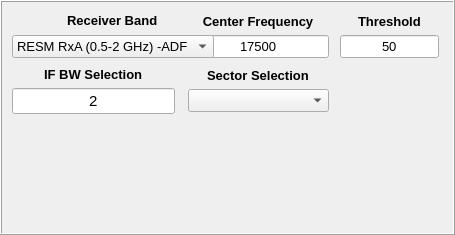
  <widget class="QFrame" name="frame_noise_calib">
   <property name="geometry">
    <rect>
     <x>10</x>
     <y>1056</y>
     <width>455</width>
     <height>235</height>
    </rect>
   </property>
   <property name="minimumSize">
    <size>
     <width>455</width>
     <height>235</height>
    </size>
   </property>
   <property name="maximumSize">
    <size>
     <width>16777215</width>
     <height>16777215</height>
    </size>
   </property>
   <property name="frameShape">
    <enum>QFrame::Box</enum>
   </property>
   <property name="frameShadow">
    <enum>QFrame::Raised</enum>
   </property>
   <widget class="QWidget" name="layoutWidget">
    <property name="geometry">
     <rect>
      <x>12</x>
      <y>66</y>
      <width>163</width>
      <height>48</height>
     </rect>
    </property>
    <layout class="QGridLayout" name="gridLayout_87">
     <item row="0" column="0" alignment="Qt::AlignHCenter|Qt::AlignBottom">
      <widget class="QLabel" name="label_78">
       <property name="font">
        <font>
         <family>Arial</family>
         <pointsize>10</pointsize>
         <weight>75</weight>
         <bold>true</bold>
        </font>
       </property>
       <property name="text">
        <string>IF BW Selection</string>
       </property>
      </widget>
     </item>
     <item row="1" column="0">
      <widget class="QLineEdit" name="lineEdit_noise_IFBWS">
       <property name="font">
        <font>
         <family>Arial</family>
         <pointsize>11</pointsize>
        </font>
       </property>
       <property name="text">
        <string>2</string>
       </property>
       <property name="alignment">
        <set>Qt::AlignCenter</set>
       </property>
      </widget>
     </item>
    </layout>
   </widget>
   <widget class="QWidget" name="layoutWidget">
    <property name="geometry">
     <rect>
      <x>188</x>
      <y>66</y>
      <width>141</width>
      <height>46</height>
     </rect>
    </property>
    <layout class="QGridLayout" name="gridLayout_73">
     <item row="1" column="0">
      <widget class="QComboBox" name="CB_noise_Sector">
       <property name="font">
        <font>
         <family>Arial</family>
         <pointsize>10</pointsize>
        </font>
       </property>
      </widget>
     </item>
     <item row="0" column="0" alignment="Qt::AlignHCenter|Qt::AlignBottom">
      <widget class="QLabel" name="label_64">
       <property name="font">
        <font>
         <family>Arial</family>
         <pointsize>10</pointsize>
         <weight>75</weight>
         <bold>true</bold>
        </font>
       </property>
       <property name="text">
        <string>Sector Selection</string>
       </property>
      </widget>
     </item>
    </layout>
   </widget>
   <widget class="QWidget" name="layoutWidget">
    <property name="geometry">
     <rect>
      <x>188</x>
      <y>11</y>
      <width>141</width>
      <height>47</height>
     </rect>
    </property>
    <layout class="QGridLayout" name="gridLayout_68">
     <item row="0" column="0" alignment="Qt::AlignHCenter|Qt::AlignBottom">
      <widget class="QLabel" name="label_60">
       <property name="font">
        <font>
         <family>Arial</family>
         <pointsize>10</pointsize>
         <weight>75</weight>
         <bold>true</bold>
        </font>
       </property>
       <property name="text">
        <string>Center Frequency</string>
       </property>
       <property name="alignment">
        <set>Qt::AlignCenter</set>
       </property>
      </widget>
     </item>
     <item row="1" column="0">
      <widget class="QLineEdit" name="lineEdit_noise_CF">
       <property name="font">
        <font>
         <family>Arial</family>
         <pointsize>10</pointsize>
        </font>
       </property>
       <property name="text">
        <string>17500</string>
       </property>
       <property name="alignment">
        <set>Qt::AlignCenter</set>
       </property>
      </widget>
     </item>
    </layout>
   </widget>
   <widget class="QWidget" name="layoutWidget">
    <property name="geometry">
     <rect>
      <x>340</x>
      <y>11</y>
      <width>99</width>
      <height>47</height>
     </rect>
    </property>
    <layout class="QGridLayout" name="gridLayout_75">
     <item row="0" column="0" alignment="Qt::AlignHCenter|Qt::AlignBottom">
      <widget class="QLabel" name="label_66">
       <property name="font">
        <font>
         <family>Arial</family>
         <pointsize>10</pointsize>
         <weight>75</weight>
         <bold>true</bold>
        </font>
       </property>
       <property name="text">
        <string>Threshold</string>
       </property>
      </widget>
     </item>
     <item row="1" column="0">
      <widget class="QLineEdit" name="lineEdit_noise_Thrs">
       <property name="font">
        <font>
         <family>Arial</family>
         <pointsize>10</pointsize>
        </font>
       </property>
       <property name="text">
        <string>50</string>
       </property>
       <property name="alignment">
        <set>Qt::AlignCenter</set>
       </property>
      </widget>
     </item>
    </layout>
   </widget>
   <widget class="QWidget" name="layoutWidget">
    <property name="geometry">
     <rect>
      <x>12</x>
      <y>12</y>
      <width>202</width>
      <height>46</height>
     </rect>
    </property>
    <layout class="QGridLayout" name="gridLayout_66">
     <item row="0" column="0" alignment="Qt::AlignHCenter">
      <widget class="QLabel" name="label_59">
       <property name="font">
        <font>
         <family>Arial</family>
         <pointsize>10</pointsize>
         <weight>75</weight>
         <bold>true</bold>
        </font>
       </property>
       <property name="text">
        <string>Receiver Band</string>
       </property>
      </widget>
     </item>
     <item row="1" column="0">
      <widget class="QComboBox" name="CB_noise_RB">
       <property name="font">
        <font>
         <family>Arial</family>
         <pointsize>10</pointsize>
        </font>
       </property>
       <item>
        <property name="text">
         <string>RESM RxA (0.5-2 GHz) -ADF</string>
        </property>
       </item>
       <item>
        <property name="text">
         <string>RESM RxB (2-18 GHz) -BLI</string>
        </property>
       </item>
       <item>
        <property name="text">
         <string>RESM RxF (18-40 GHz) -ADF</string>
        </property>
       </item>
      </widget>
     </item>
    </layout>
   </widget>
  </widget>
